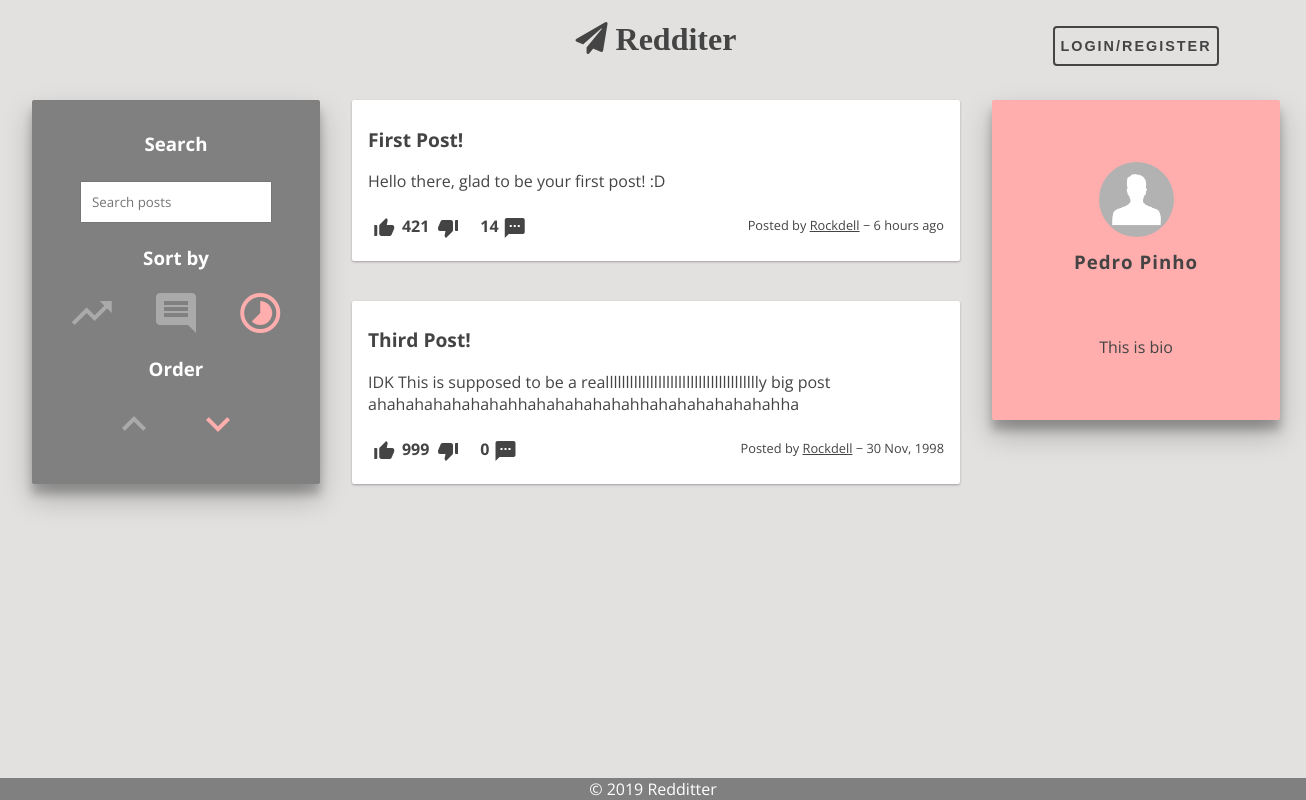
Page /pages/profile.php?user=Rockdell on the committed database.
### tables this page shows
CREATE TABLE Post (
    postID INTEGER PRIMARY KEY AUTOINCREMENT,
    userID VARCHAR REFERENCES User ON DELETE CASCADE,
    title VARCHAR NOT NULL,
    content VARCHAR NOT NULL,
    postDate DATE NOT NULL DEFAULT (strftime('%s', 'now')),
    points INTEGER DEFAULT 0
);

CREATE TABLE User (
    userID VARCHAR PRIMARY KEY,
    username VARCHAR NOT NULL,
    pass VARCHAR NOT NULL,
    mail VARCHAR NOT NULL UNIQUE,
    bio VARCHAR
);

### database/post.php (called while the page is built, shortened)
<?php
function getPostByUser($userID) {
	global $dbh;
	try {
		$stmt = $dbh->prepare("SELECT P.*, IFNULL(PC.count, 0) AS nrComments FROM Post P LEFT JOIN (SELECT postID, count(commentID) AS count FROM PostComment GROUP BY postID) AS PC ON P.postID = PC.postID WHERE P.userID = ? ORDER BY P.postDate DESC");
		$stmt->execute(array($userID));
		return $stmt->fetchAll();
	} catch(PDOException $e) {
		echo $e->getMessage();
		return null;
	}
}
function getNumberComments($postID) {
	global $dbh;
	try {
		$stmt = $dbh->prepare("SELECT count(*) as nrComments FROM PostComment Where postID = ?");
		$stmt->execute(array($postID));
		return $stmt->fetch();
	} catch(PDOException $e) {
		echo $e->getMessage();
		return null;
	}
}
?>

### database/utils.php (called while the page is built, shortened)
<?php
    function time_ago($time) {
        $out    = '';
        $now    = time();
        $diff   = $now - $time;
        if( $diff < 60 )
            return TIMEBEFORE_NOW;
        elseif( $diff < 3600 )
            return str_replace( '{num}', ( $out = round( $diff / 60 ) ), $out == 1 ? TIMEBEFORE_MINUTE : TIMEBEFORE_MINUTES );
        elseif( $diff < 3600 * 24 )
            return str_replace( '{num}', ( $out = round( $diff / 3600 ) ), $out == 1 ? TIMEBEFORE_HOUR : TIMEBEFORE_HOURS );
        elseif( $diff < 3600 * 24 * 2 )
            return TIMEBEFORE_YESTERDAY;
        else
            return strftime( date( 'Y', $time ) == date( 'Y' ) ? TIMEBEFORE_FORMAT : TIMEBEFORE_FORMAT_YEAR, $time );
    }
    function display_points($points) {
        if(abs($points) < 1000)
            return $points;
    }
?>

### database/user.php (called while the page is built, shortened)
<?php
function getUserById($userID) {
	global $dbh;
	try {
		$stmt = $dbh->prepare("SELECT *	FROM User WHERE userID = ?");
		$stmt->execute(array($userID));
		return $stmt->fetch();
	} catch(PDOException $e) {
		echo $e->getMessage();
		return null;
	}
}
?>

### templates/components/post.php (the view, shortened to what this page needs)
<?php
    require_once($BASE_DIR."/database/utils.php");
    require_once($BASE_DIR."/database/user.php");
?>
<article class="post container" data-id="<?=$post["postID"]?>">
    <section id="post-title">
        <a href="/pages/post.php?id=<?=$post["postID"]?>"><h1><?=$post["title"]?></h1></a>
    </section>
    <section id="post-content">
        <?php if ($post["content"] === "") { ?>
            <div id="post-image">
                <img class="post-picture" src=<?=str_replace($BASE_DIR, "", glob($BASE_DIR."/img/posts/".sha1($post["postID"]).".{png,jpeg,jpg,gif}", GLOB_BRACE)[0])?>>
            </div>
        <?php } else { ?>
            <div id="post-story">
                <p><?=nl2br($post["content"])?></p>
            </div>
        <?php } ?>
    </section>
    <section id="post-info">
        <label>
            <i id="staticUp" class="material-icons">thumb_up_alt</i>
        </label>
        <p id="dp"><?=display_points($post["points"])?></p>
        <label>
            <i id="staticDown" class="material-icons">thumb_down_alt</i>
        </label>
        <p id="nrComments"><?=getNumberComments($post["postID"])["nrComments"]?></p>
        <a id="nrCommentsLink" href="/pages/post.php?id=<?=$post["postID"]?>">
            <i class="material-icons">textsms</i>
        </a>
        <div id="postByTimeAgo">
            <p id="postBy">
                Posted by
                <a id="postByLink" href="/pages/profile.php?user=<?=$post["userID"]?>"><?=$post["userID"]?></a>
                &minus;
                <?=time_ago($post["postDate"])?>
            </p>
        </div>
    </section>
</article>

### templates/components/list-posts.php (shortened to what this page needs)
<section id="list-posts">
    <?php
        if (empty($posts)) { ?>
            <h1>No posts to show</h1>
        <?php } else { ?>
        <?php
            foreach($posts as $post) {
                include($BASE_DIR."/templates/components/post.php");
            }
        }
    ?>
</section>

### templates/components/profile-bar.php (shortened to what this page needs)
<aside id="profile-bar" class="container">
    <section id="user-info">
        <img class="profile-picture" src=
        <?php
            $image = glob($BASE_DIR."/img/users/".sha1($user["userID"]).".{png,jpeg,jpg,gif}", GLOB_BRACE);
            echo (!empty($image) ? str_replace($BASE_DIR, "", $image[0]) : "/img/users/unknown.png");
        ?>>
        <h1><?=$user["username"]?></h1>
    </section>
    <section id="user-bio">
        <?php if (strcmp($user["bio"], "")) { ?>
            <p><?=nl2br($user["bio"])?></p>
        <?php } else { ?>
            <p>Nothing to show</p>
        <?php } ?>
    </section>
</aside>

### css/style.css (style rules this page uses)
:root { --main-bg-color: #e2e1e0; --main-text-color: #444; --alt-text-color: white; --main-container-bg-color: white; --alt1-container-bg-color: gray; --alt2-container-bg-color: #ffadad; --radio-color: #aaaaaa; --radio-selected-color: #0dff92; --radio-hover-color: white; --warning-bg-color: #ff6262; --box-shadow: 0 1px 3px rgba(133, 96, 96, 0.12), 0 1px 2px rgba(0,0,0,0.24); --selected-box-shadow: 0 14px 28px rgba(0,0,0,0.25), 0 10px 10px rgba(0,0,0,0.22); }
* { margin: 0; padding: 0; }
body { background: var(--main-bg-color); font-family: 'Open Sans', sans-serif; margin: 1em; display: grid; grid-gap: 0.5em 0.5em; grid-auto-rows: auto 1fr; grid-template-areas: "header" "page"; }
#list-posts { width: 40em; display: flex; flex-direction: column; justify-content: space-between; }
#list-posts .post #post-content { max-height: 30em; overflow: hidden; }
#profile-bar { background: var(--alt2-container-bg-color); text-align: center; box-shadow: var(--selected-box-shadow); width: 16em; height: 20em; display: flex; flex-direction: column; justify-content: space-evenly; padding-top: 0em; padding-bottom: 0em; }
#profile-bar #user-info, #user-bio { color: var(--main-text-color); }
#profile-bar #user-info { letter-spacing: 1px; font-weight: bold; }
.post { max-width: inherit; background: var(--main-container-bg-color); box-shadow: var(--box-shadow); transition: all 0.3s cubic-bezier(.25,.8,.25,1); display: grid; grid-template-columns: 1fr 1fr; grid-template-areas: "post-title post-title" "post-content post-content" "post-info post-info"; }
.post #post-title { grid-area: post-title; word-break: break-word; }
.post #post-title h1 { font-size: 1.2em; font-weight: bold; color: var(--main-text-color); margin-top: 0.5em; margin-bottom: 0.5em; }
.post #post-content { grid-area: post-content; margin-top: 0.5em; margin-bottom: 0.5em; }
.post #post-content #post-story { align-content: stretch; text-align: left; }
.post #post-info { grid-area: post-info; margin-top: 1em; }
.post #post-content, #post-info, .comment #comment-content, #comment-info { color: var(--main-text-color); }
.post #post-info i, .comment #comment-info i { cursor: pointer; transition: color 1s; }
.post #post-info p[id="dp"], .post #nrComments { font-weight: bold; display: inline; position: relative; left: 0.1em; bottom: 0.5em; }
.post #nrComments, .post #nrCommentsLink { left: 1em; }
.post #nrCommentsLink { position: relative; }
.post #postByTimeAgo, .comment #commentByTimeAgo { position: relative; float: right; font-size: 0.8em; }
.post #postBy, .comment #commentBy { display: inline; }
.post #postByLink, .comment #commentByLink { text-decoration: underline; }
.profile-picture { border-radius: 50%; height: 75px; width: 75px; vertical-align: middle; margin-bottom: 0.75em; object-fit: cover; }
.container { border-radius: 2px; padding: 1em; margin: 1em; word-wrap: break-word; cursor: default; }
a { text-decoration: none; color: #444; }

### rows in the picture
post: title "First Post!", content "Hello there, glad to be your first post! :D", points "421", nrComments "14", userID "Rockdell", postDate "6 hours ago"
post: title "Third Post!", content "IDK This is supposed to be a realllllllllllllllllllllllllllllllllllllly big post ahahahahahahahahhahahahahahahhahahahahahahahha", points "999", nrComments "0", userID "Rockdell", postDate "30 Nov, 1998"
user: username "Pedro Pinho", bio "This is bio"
